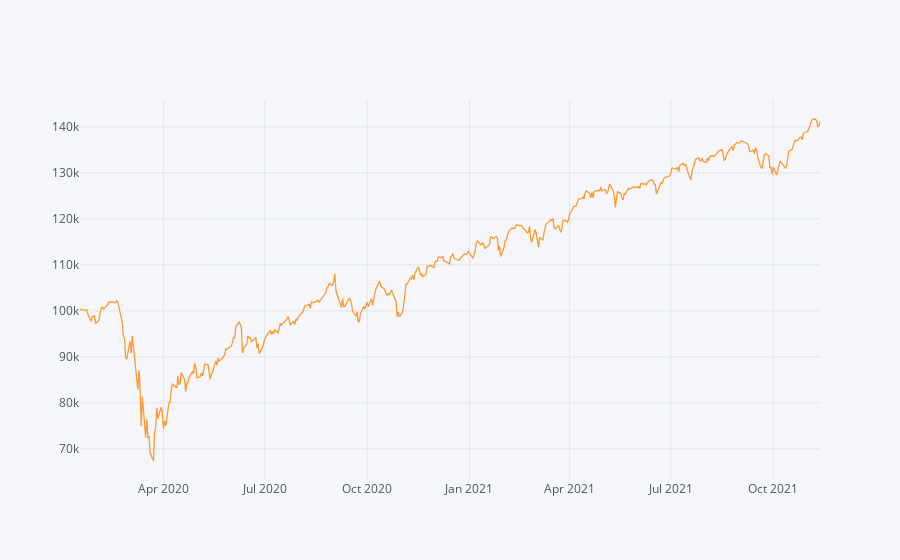

The cell this chart's notebook holds for it:
### Code cell
# Calculate the Absolute Return of a buy-and-hold strategy in the same period
absolute_return_bh = (r_df.Close.iloc[-1]-r_df.Open.iloc[0])/r_df.Open.iloc[0]
# Calculate the CAGR or a buy-and-hold trading strategy
CAGR_bh = ((r_df.Close.iloc[-1]/r_df.Open.iloc[0])**(252/len(df)))-1
#or
CAGR_bh = ((r_df.Close.iloc[-1]/r_df.Open.iloc[0])**(365/(df.index[-1] - df.index[0]).days))-1

# Calculate the IR (Sharpe without RF-rate) of a buy-and-hold trading strategy
information_ratio_bh = (r_df.Close.pct_change().mean()/r_df.Close.pct_change().std())*((252) **0.5)

#Plot the equity curve (hint: use 'close' returns and your initial capital value to generate an equity curve)
((r_df.Close.pct_change().dropna()+1).cumprod()*starting_capital).iplot()
#or
((r_df.Close.pct_change().dropna()+1).cumprod()*starting_capital).plot()

### Figure 1 — Plotly figure (JSON) as saved in the notebook; plotly's stock layout.template omitted (floating-point values rounded to 4 significant figures; data arrays with more than 128 entries replaced by an {"elided": "..."} marker saying what was removed)
{"data": [{"line": {"color": "rgba(255, 153, 51, 1.0)", "dash": "solid", "shape": "linear", "width": 1.3}, "mode": "lines", "name": "Close", "text": "", "type": "scatter", "x": {"elided": "461 str values"}, "y": {"elided": "461 float values"}}], "layout": {"legend": {"bgcolor": "#F5F6F9", "font": {"color": "#4D5663"}}, "paper_bgcolor": "#F5F6F9", "plot_bgcolor": "#F5F6F9", "title": {"font": {"color": "#4D5663"}}, "xaxis": {"gridcolor": "#E1E5ED", "showgrid": true, "tickfont": {"color": "#4D5663"}, "title": {"font": {"color": "#4D5663"}, "text": ""}, "zerolinecolor": "#E1E5ED"}, "yaxis": {"gridcolor": "#E1E5ED", "showgrid": true, "tickfont": {"color": "#4D5663"}, "title": {"font": {"color": "#4D5663"}, "text": ""}, "zerolinecolor": "#E1E5ED"}}}
